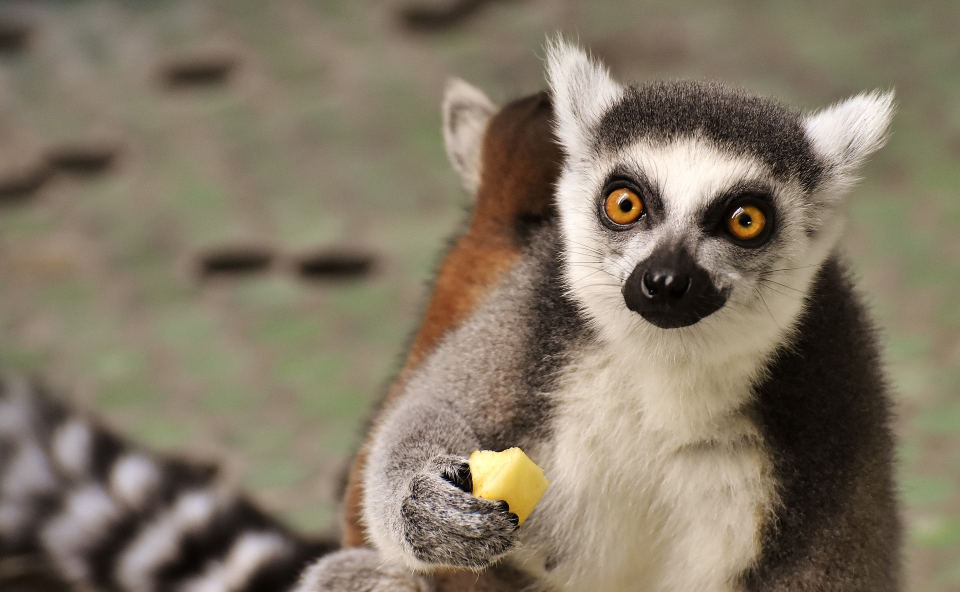
#> input picture Homework/Seminar 2/data/lemur.jpg, 1920 x 1184 px (shown at 1/2 size)
$ jupyter execute 'Seminar 2 Homework.ipynb'   (shell and % lines are left out)
#> lines starting #> are read from the running program, lines starting #| are printed output that depends on the picture; after the words box and inside, x2 and y2 are one past the last pixel; in counts of white or black regions, pixels touching at a corner belong together
# AI Community @ Семинар  №2
## Домашнее задание

### Теория

Ответы на задания этой секции можно описывать словами (нежелательно), писать в latex (рекомендуется) или рисовать и вставлять сюда фото (нежелательно).
Создание новой ячейки под текущей - `b` на клавиатуре, когда вы не находитесь в режиме редактирования ячейки.
Выйти из режима редактирования ячейки - `esc` на клавиатуре.

__Задание 1.__
Доказать $(\pmb{AB})^{\top} = \pmb{B}^{\top}\pmb{A}^{\top}$.

__Определение.__ Матрица $\pmb{M}$ называется ортогональной, если выполняется следующее тождество:
$$
\pmb{M M}^\top = \pmb{M}^\top \pmb{M} = \pmb{I}
$$
где $\pmb{I}$ - единичная матрица. Другими словами, для ортогональной матрицы верно:
$$
\pmb{M}^{-1} = \pmb{M}^\top
$$

__Задание 2.__
$\pmb{A}$ и $\pmb{B}$ ортогональны. Покажите равносильность всех следующих утверждений между собой:

1. $\pmb{AB} = \pmb{BA}$
2. $\pmb{A}^\top \pmb{B} = \pmb{BA}^\top$
3. $\pmb{AB}^\top = \pmb{B}^\top \pmb{A}$
4. $\pmb{A}^\top \pmb{B}^\top = \pmb{B}^\top \pmb{A}^\top$

Подсказка: утверждения равносильные, если от одного к другому можно перейти при помощи набора некоторых операций. Например, здесь можно перейти от первого ко второму, от второго к третьему, от третьего к четвертому и от четвертого к первому.

__Прошу прощения, в доказательствах и теории в целом я не силен :(__

---
### Практика

Ответами на задание этой секции мы ждем работающий код, решающий поставленную задачу.

[cell 1]
import numpy as np

`np` - общепринятое сокращение для `numpy`. Советуем импортировать библиотеку `numpy` именно так.

__Задание 1.__

Дана следующая квадратная матрица:
$$\begin{pmatrix}
2 & -1 &  &  & 0 \\
-1 & 2 & -1 &  & \\
& \ddots & \ddots & \ddots & \\
& & -1 & 2 & -1\\
0& & & -1 & 2
\end{pmatrix}$$
На главной диагонали значения равны `2`, на диагоналях на 1 выше и на 1 ниже значения равны `-1`. __Все__ остальные значения равны `0`.
Необходимо создать такую матрицу с помощью `numpy` и без использования циклов.

[cell 2]
def tridiagonal_matrix(n):
    A=np.eye(n,n,dtype='int')
    B=A.argmax(0)
    A.put((n*B+B+1)%(n*n),-1)
    A.put((n*B+B-1)%(n*n),-1)
    A.put((n*B+B)%(n*n),2)
    return A
    pass
n=10
A=tridiagonal_matrix(n)
print(A)

__Задание 2.__

Посчитать [матрицу Гильберта](https://ru.wikipedia.org/wiki/%D0%9C%D0%B0%D1%82%D1%80%D0%B8%D1%86%D0%B0_%D0%93%D0%B8%D0%BB%D1%8C%D0%B1%D0%B5%D1%80%D1%82%D0%B0) размера $n \times n$ без использования циклов.
Подсказка: можно использовать функцию `np.fromfunction`.

[cell 3]
def hilbert(n):
    A=np.zeros((n,n))
    B=np.arange(n*n)
    A.put(B,1/((B//n)+B%n+1))
    return A
    pass
A=hilbert(5)
print(A)

__Задание 3.__

Запишите и посчитайте с помощью numpy следующее выражение.
Для вычисления `sin` от матрицы можно использовать функцию `np.sin`. Она применится к матрице поэлементно.

$$
\sin{(
\begin{bmatrix}
3 & -6 \\
4 & -1 \\
-2 & 8
\end{bmatrix} -
\begin{bmatrix}
4 & 5 \\
-5 & 8 \\
3 & 1
\end{bmatrix})
}
\cdot
\begin{bmatrix}
7 & 3 & 6\\
5 & 8 & 4\\
\end{bmatrix}
\cdot
\begin{pmatrix}
3 \\
-2 \\
7
\end{pmatrix}
$$

Ожидаемый результат:

$$
\begin{pmatrix}
-20.964 \\
12.363 \\
72.397
\end{pmatrix}
$$

[cell 4]
A=np.array([[3,-6],[4,-1],[-2,8]])
B=np.array([[4,5],[-5,8],[3,1]])
A=A-B
A=np.sin(A)
B=np.array([[7,3,6],[5,8,4]])
C=np.array([[3],[-2],[7]])
A.dot(B).dot(C)

__Задание 4.__

[cell 5]
from skimage.io import imread, imshow

`imread` загружает изображение из файла.
`imshow` показывает изображение под текущей ячейкой.
`%matplotlib inline` позволяет отображать картинки прямо в Jupyter. Без этой строки картинок вы не увидите!

[cell 6]
img = imread('data/lemur.jpg')
#> img is the input picture: shape (1184, 1920, 3); mean R, G, B 130.6, 119.3, 101.1

Нарисуйте черный квадрат на изображении `img` без использования циклов.

[cell 7]
n=400
i=300
j=200
B=np.arange(n)
B=B+i
B=np.tile(B,n)
C=np.arange(n)
C=C+j
C=np.repeat(C,n)
cpy=img.copy()
cpy[B,C]=[0,0,0]
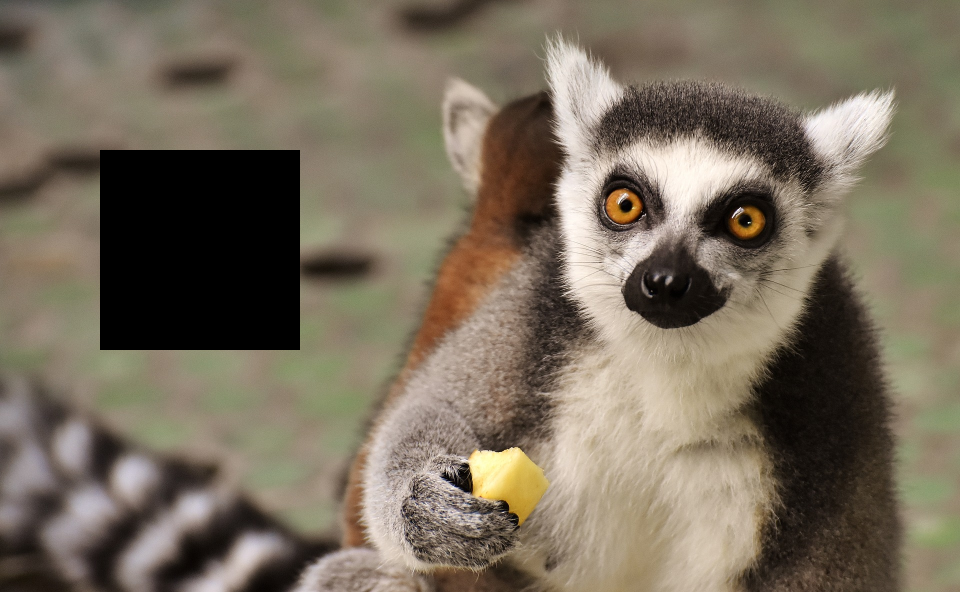
#> cpy: shape (1184, 1920, 3) (shown at 1/2 size); 7.04% of pixels changed, all inside (x1, y1, x2, y2) = (200, 300, 600, 700)
imshow(cpy)

__Задание 5*.__

Нарисуйте виньетку на изображении с лемуром (`img`), используя [функцию плотности двумерного нормального распредения](https://en.wikipedia.org/wiki/Gaussian_function#Two-dimensional_Gaussian_function). В других источниках эта функция называется гауссианой или ядром Гаусса.

Подсказки:
* Напишите функцию, которая вычисляет ядро Гаусса заданного размера `shape`:

```python
def gaussian(shape, mean_x, mean_y, sigma_x, sigma_y):
    '''
    @param: shape: 2d size of output kernel
    '''
    gauss_kernel = np.empty(shape)
    # ...
    pass

# gaussian(x, y, ...).shape == (n, m)
```

* Сгенерируйте ядро Гаусса с помощью указанной функции со средними значениями $mean_x=0$ и $mean_y=0$, затем нормируйте полученную матрицу, чтобы значения получились в диапазоне $[0, 1]$.
* Умножьте полученную матрицу на исходное изображение.
* Варьируйте значения $mean_x$ и $mean_y$ для получения наилучшего результата. Как сигмы можно взять следующие значения:
$\sigma_x$ = `img.shape[0] // 2`, $\sigma_y$ = `img.shape[1] // 2`.

Ожидаемый результат должен выглядеть следующим образом:

[cell 8]
def gaussian(shape, mean_x, mean_y, sigma_x, sigma_y):
    mx=np.empty((shape))
    for i in range(shape[0]):
        for j in range(shape[1]):
            for k in range(shape[2]):
                mx[i][j][k]=np.exp(-((i-mean_x)**2/(2*(sigma_x**2))+(j-mean_y)**2/(2*(sigma_y**2))))
    return mx
    pass
sigma_x=img.shape[0]//2
#> sigma_x = 592
sigma_y=img.shape[1]//2
#> sigma_y = 960
mx=gaussian(img.shape,img.shape[0]-1,img.shape[1]-1,sigma_x,sigma_y)
#> after the loop in gaussian, `for i in range(shape[0]):`:
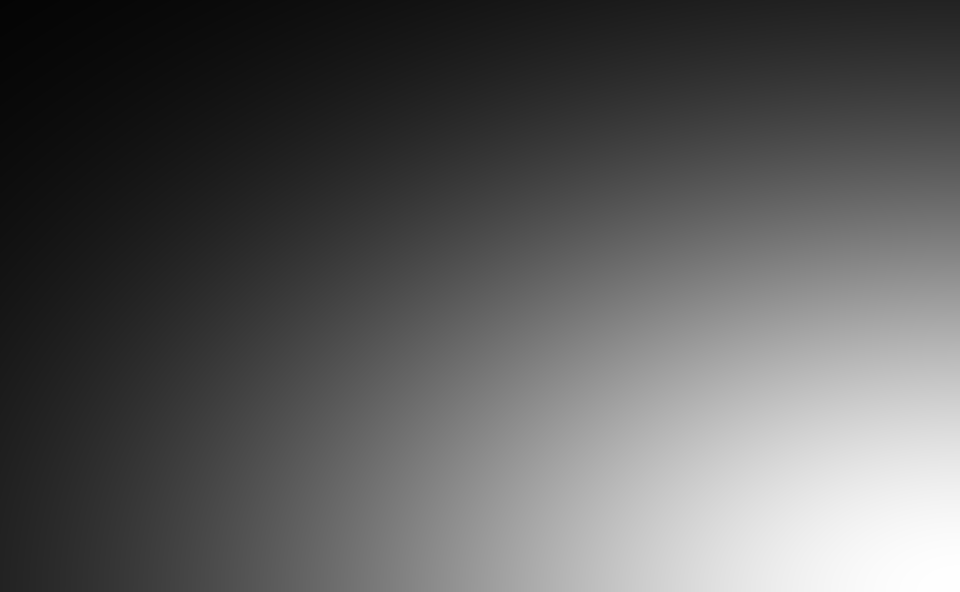
#> mx: shape (1184, 1920, 3) float64 (shown at 1/2 size); min 0.0184, max 1, mean 0.358

[cell 9]
cpy=img*mx
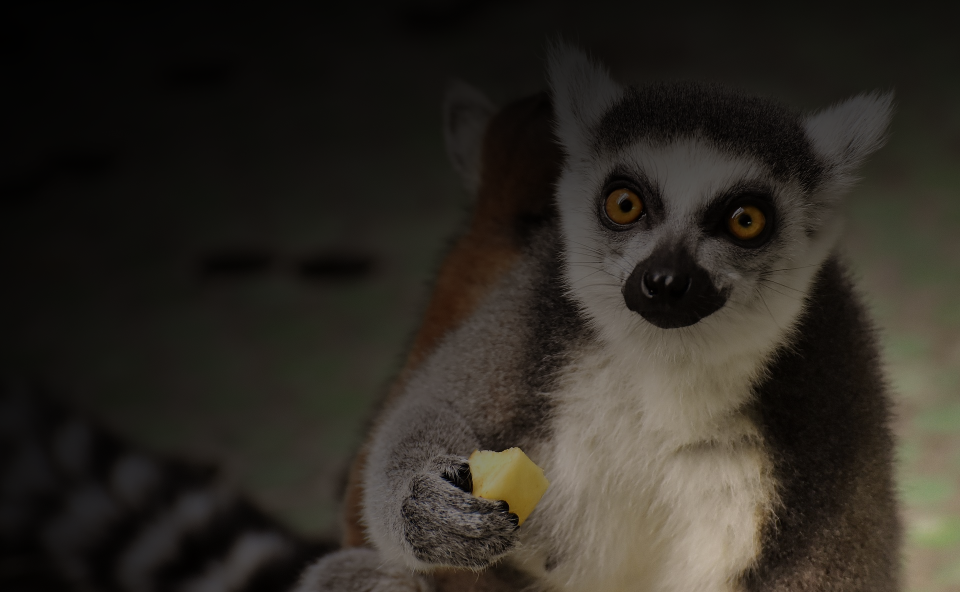
#> cpy: shape (1184, 1920, 3) float64 (shown at 1/2 size); mean R, G, B 46.6, 42.3, 35.4
cpy=cpy.astype('int')

[cell 10]
imshow(cpy/cpy.max())
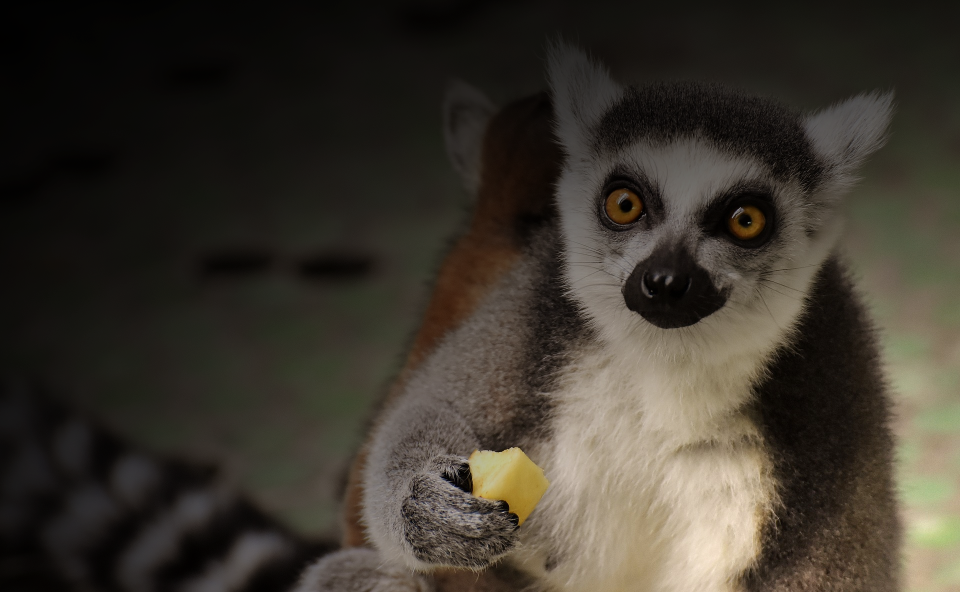
#> shown: shape (1184, 1920, 3) float64 (shown at 1/2 size); mean R, G, B 0.239, 0.216, 0.181
